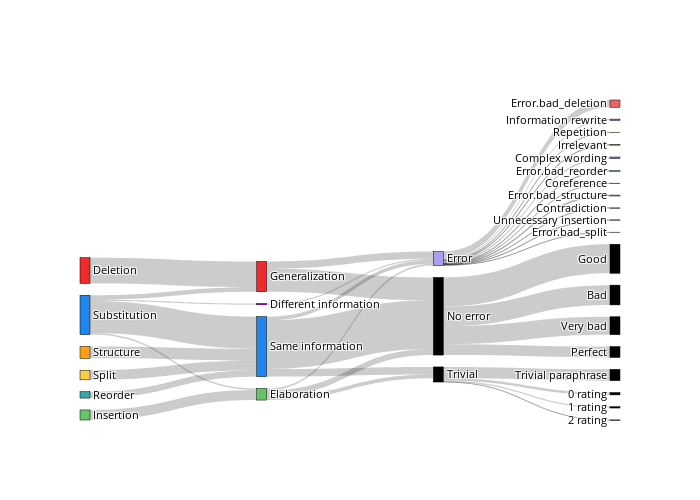

The notebook cell this image was saved under:
### Code cell
sankey_combined(data)

### Figure 1 — Plotly figure (JSON) as saved in the notebook; plotly's stock layout.template omitted (floating-point values rounded to 4 significant figures)
{"data": [{"link": {"source": [0, 0, 0, 0, 1, 1, 1, 1, 2, 2, 2, 2, 3, 3, 3, 3, 4, 4, 4, 4, 5, 5, 5, 5, 6, 6, 6, 7, 7, 7, 8, 8, 8, 9, 9, 9, 10, 10, 10, 10, 10, 10, 10, 10, 10, 10, 10, 10, 11, 11, 11, 11, 11, 11, 11, 11, 11, 11, 11, 11, 12, 12, 12, 12, 12, 12, 12, 12, 12, 12, 12, 12, 10, 10, 10, 10, 11, 11, 11, 11], "target": [6, 7, 8, 9, 6, 7, 8, 9, 6, 7, 8, 9, 6, 7, 8, 9, 6, 7, 8, 9, 6, 7, 8, 9, 10, 11, 12, 10, 11, 12, 10, 11, 12, 10, 11, 12, 13, 14, 15, 16, 17, 18, 19, 20, 21, 22, 23, 24, 13, 14, 15, 16, 17, 18, 19, 20, 21, 22, 23, 24, 13, 14, 15, 16, 17, 18, 19, 20, 21, 22, 23, 24, 25, 26, 27, 28, 29, 30, 31, 32], "value": [1688, 0, 0, 0, 0, 0, 659, 0, 292, 2101, 99, 83, 0, 418, 0, 0, 0, 779, 0, 0, 0, 632, 0, 0, 1505, 0, 475, 3193, 499, 238, 390, 245, 123, 0, 0, 83, 0, 0, 0, 0, 0, 0, 0, 0, 0, 0, 0, 0, 0, 0, 0, 0, 0, 0, 0, 0, 0, 0, 0, 0, 1, 26, 7, 0, 46, 83, 474, 51, 63, 13, 34, 111, 1177, 1295, 1901, 715, 153, 85, 7, 744]}, "node": {"color": ["#ee2a2a", "#64C466", "#2186eb", "#3ca3a7", "#FF9F15", "#F7CE46", "#ee2a2a", "#2186eb", "#64C466", "#b103fc", "black", "black", "#ad9ef0", "#e65388", "#c3eb98", "#a2cf72", "#b4ed77", "#8ebd5c", "#ca54e8", "#eb6565", "#81d3d6", "#ffc573", "#f5db87", "#b0f5b7", "#8e88f7", "black", "black", "black", "black", "black", "black", "black", "black"], "label": ["Deletion", "Insertion", "Substitution", "Reorder", "Structure", "Split", "Generalization", "Same information", "Elaboration", "Different information", "No error", "Trivial", "Error", "Coreference", "Repetition", "Contradiction", "Hallucination", "Irrelevant", "Information rewrite", "Error.bad_deletion", "Error.bad_reorder", "Error.bad_structure", "Error.bad_split", "Unnecessary insertion", "Complex wording", "Very bad", "Bad", "Good", "Perfect", "0 rating", "1 rating", "2 rating", "Trivial paraphrase"], "line": {"color": "black", "width": 0.5}, "pad": 15, "thickness": 10}, "type": "sankey", "valueformat": "d", "valuesuffix": " edits"}], "layout": {"font": {"color": "black", "size": 11}, "height": 500, "title": {"text": ""}, "width": 700}}
